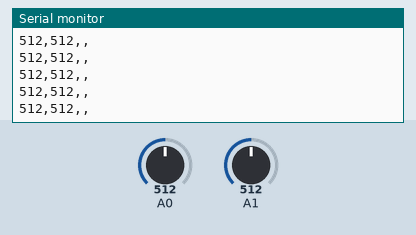
Bench run of a sketch on a simulated Arduino Uno, built with avr-gcc and run on an emulated ATmega328P. Parts: the last lines printed to the serial monitor. The inputs (shaded band) are chosen by the test bench; at power-on: A0 = 512, A1 = 512.

Above: at 4.4 s.
4.5 s: A0 set to 411
At 5.8 s:
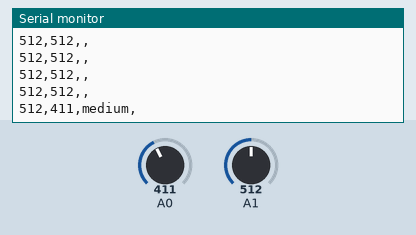
6.0 s: A0 set to 392
At 6.8 s:
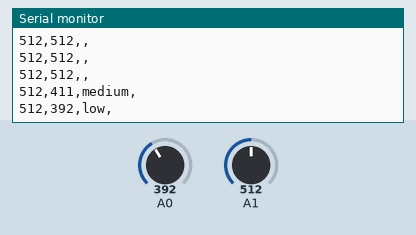
12.5 s: A0 set to 514
At 13.7 s:
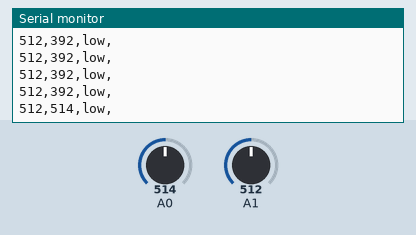
14.0 s: A0 set to 484
At 14.5 s:
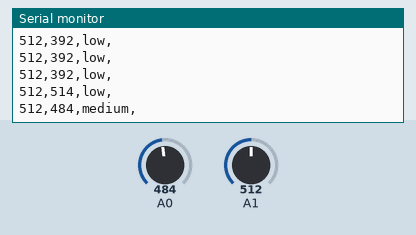

The sketch:

sketch_sep18a.ino
```cpp
int waterval=0;
int soilval=0;
String stat;

void setup() {
  Serial.begin(9600);
}

void loop() {
  // put your main code here, to run repeatedly:
  waterval=analogRead(A0);
  soilval=analogRead(A1);

  if (waterval <= 100){
    stat="empty";
  }
  else if (waterval >200 && waterval <= 400){
    stat="low";
  }
  else if (waterval >400 && waterval <= 500){
    stat="medium";
  }
  else if (waterval >= 600){
    stat="high";
  }


  Serial.print(soilval);
  Serial.print(",");
  Serial.print(waterval);
  Serial.print(",");
  Serial.print(stat);
  Serial.print(",");
  Serial.println();
  delay(1000);
}
```

Measured:
- the behaviour switches between 401 and 400 on A0 (found by bisection; images 1 and 2)
- the behaviour switches between 501 and 500 on A0 (found by bisection; images 3 and 4)
- after the input at 4.5 s, the serial monitor: prints a new line after 0.50 s (image 1)
- after the input at 6.0 s, the serial monitor: prints a new line at once (image 2)
- after the input at 12.5 s, the serial monitor: prints a new line after 0.51 s (image 3)
- after the input at 14.0 s, the serial monitor: prints a new line at once (image 4)
